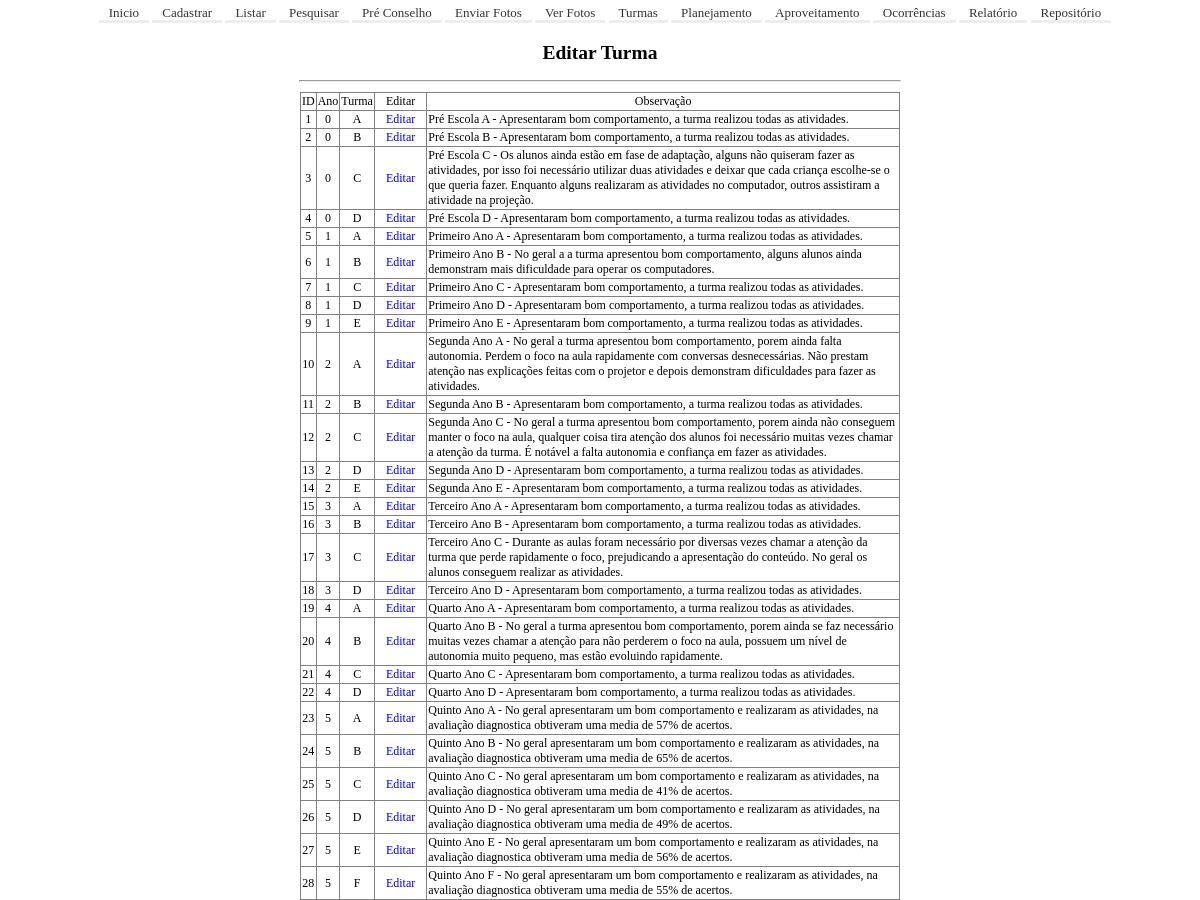
/SGE/turma.php, run on the app's committed database.
### tables this page shows
CREATE TABLE `tb_turma` (
  `ID` int(2) NOT NULL,
  `ano` int(1) NOT NULL,
  `turma` varchar(1) NOT NULL,
  `status` varchar(1) NOT NULL,
  `obs` varchar(999) NOT NULL
);

### SGE/turma.php (the view, shortened to what this page needs)
<?php
include("conexao.php");
include("conf.php");
$sql = "select * from tb_turma where status = 'A' order by ano, turma";
$result = mysqli_query($connection, $sql);
    while($row = mysqli_fetch_array($result,MYSQLI_ASSOC)) {
	  $i++;
      $id = $row['ID'];
      $ano = $row['ano'];
      $turma = $row['turma'];
	  $obs = $row['obs'];
	  $lista = $lista.'
		<tr>
			<td align="center">'.$i.'</td>
			<td align="center">'.$ano.'</td>
			<td align="center">'.$turma.'</td>
            <td align="center"><a href="editarTurma.php?ID='.$id.'">Editar</a></td>
			<td align="left">'.$obs.'</td>
		</tr>
		';
    }
	echo '
	<html>
		<head><title> Turmas Fco Vaz</title></head>
		<body>
			<form method="POST" action="?id=Lista" onchange="form.submit()">
				<div align="center"><h2>Editar Turma</h2>
				<hr width="50%">
				</div>
				<div align="center" width="90%">
				<table class="turma" border="1">
				<tr>
					<td align="center">ID</td>
					<td align="center">Ano</td>
					<td align="center">Turma</td>
                    <td align="center">Editar</td>
					<td align="center">Observação</td>
				</tr>
				'.$_SESSION["turma"].'
				</table>
				</div>
			</form>
		</body>
	</html>
	';
?>

### SGE/main.css (style rules this page uses)
html, body { min-height: 100%; height: 100%; }
body { font-family: monospace; font: 80% Tahoma; margin: 0; padding: 0; font-size: 13px; }
a:link { text-decoration: none; padding: 0px 10px; }
table { border-collapse: collapse; width: 95%; margin: 0; padding: 0; font-size: 12px; overflow: hidden; }
table.turma { border-collapse: collapse; width: 50%; margin: 10px; padding: 0; font-size: 12px; overflow: hidden; }

### data on the page
tb_turma: ano "0", turma "A", obs "Pré Escola A - Apresentaram bom comportamento, a turma realizou todas as atividades."
tb_turma: ano "0", turma "B", obs "Pré Escola B - Apresentaram bom comportamento, a turma realizou todas as atividades."
tb_turma: ano "0", turma "C", obs "Pré Escola C - Os alunos ainda estão em fase de adaptação, alguns não quiseram fazer as atividades, por isso foi necessário utilizar duas atividades e deixar que cada criança escolhe-se o que queria fazer. Enquanto alguns realizaram as atividades no computador, outros assistiram a atividade na projeção."
tb_turma: ano "0", turma "D", obs "Pré Escola D - Apresentaram bom comportamento, a turma realizou todas as atividades."
tb_turma: ano "1", turma "A", obs "Primeiro Ano A - Apresentaram bom comportamento, a turma realizou todas as atividades."
tb_turma: ano "1", turma "B", obs "Primeiro Ano B - No geral a a turma apresentou bom comportamento, alguns alunos ainda demonstram mais dificuldade para operar os computadores."
tb_turma: ano "1", turma "C", obs "Primeiro Ano C - Apresentaram bom comportamento, a turma realizou todas as atividades."
tb_turma: ano "1", turma "D", obs "Primeiro Ano D - Apresentaram bom comportamento, a turma realizou todas as atividades."
tb_turma: ano "1", turma "E", obs "Primeiro Ano E - Apresentaram bom comportamento, a turma realizou todas as atividades."
tb_turma: ano "2", turma "A", obs "Segunda Ano A - No geral a turma apresentou bom comportamento, porem ainda falta autonomia. Perdem o foco na aula rapidamente com conversas desnecessárias. Não prestam atenção nas explicações feitas com o projetor e depois demonstram dificuldades para fazer as atividades."
tb_turma: ano "2", turma "B", obs "Segunda Ano B - Apresentaram bom comportamento, a turma realizou todas as atividades."
tb_turma: ano "2", turma "C", obs "Segunda Ano C - No geral a turma apresentou bom comportamento, porem ainda não conseguem manter o foco na aula, qualquer coisa tira atenção dos alunos foi necessário muitas vezes chamar a atenção da turma. É notável a falta autonomia e confiança em fazer as atividades."
tb_turma: ano "2", turma "D", obs "Segunda Ano D - Apresentaram bom comportamento, a turma realizou todas as atividades."
tb_turma: ano "2", turma "E", obs "Segunda Ano E - Apresentaram bom comportamento, a turma realizou todas as atividades."
tb_turma: ano "3", turma "A", obs "Terceiro Ano A - Apresentaram bom comportamento, a turma realizou todas as atividades."
tb_turma: ano "3", turma "B", obs "Terceiro Ano B - Apresentaram bom comportamento, a turma realizou todas as atividades."
tb_turma: ano "3", turma "C", obs "Terceiro Ano C - Durante as aulas foram necessário por diversas vezes chamar a atenção da turma que perde rapidamente o foco, prejudicando a apresentação do conteúdo. No geral os alunos conseguem realizar as atividades."
tb_turma: ano "3", turma "D", obs "Terceiro Ano D - Apresentaram bom comportamento, a turma realizou todas as atividades."
tb_turma: ano "4", turma "A", obs "Quarto Ano A - Apresentaram bom comportamento, a turma realizou todas as atividades."
tb_turma: ano "4", turma "B", obs "Quarto Ano B - No geral a turma apresentou bom comportamento, porem ainda se faz necessário muitas vezes chamar a atenção para não perderem o foco na aula, possuem um nível de autonomia muito pequeno, mas estão evoluindo rapidamente."
tb_turma: ano "4", turma "C", obs "Quarto Ano C - Apresentaram bom comportamento, a turma realizou todas as atividades."
tb_turma: ano "4", turma "D", obs "Quarto Ano D - Apresentaram bom comportamento, a turma realizou todas as atividades."
tb_turma: ano "5", turma "A", obs "Quinto Ano A - No geral apresentaram um bom comportamento e realizaram as atividades, na avaliação diagnostica obtiveram uma media de 57% de acertos."
tb_turma: ano "5", turma "B", obs "Quinto Ano B - No geral apresentaram um bom comportamento e realizaram as atividades, na avaliação diagnostica obtiveram uma media de 65% de acertos."
tb_turma: ano "5", turma "C", obs "Quinto Ano C - No geral apresentaram um bom comportamento e realizaram as atividades, na avaliação diagnostica obtiveram uma media de 41% de acertos."
tb_turma: ano "5", turma "D", obs "Quinto Ano D - No geral apresentaram um bom comportamento e realizaram as atividades, na avaliação diagnostica obtiveram uma media de 49% de acertos."
tb_turma: ano "5", turma "E", obs "Quinto Ano E - No geral apresentaram um bom comportamento e realizaram as atividades, na avaliação diagnostica obtiveram uma media de 56% de acertos."
tb_turma: ano "5", turma "F", obs "Quinto Ano F - No geral apresentaram um bom comportamento e realizaram as atividades, na avaliação diagnostica obtiveram uma media de 55% de acertos."
